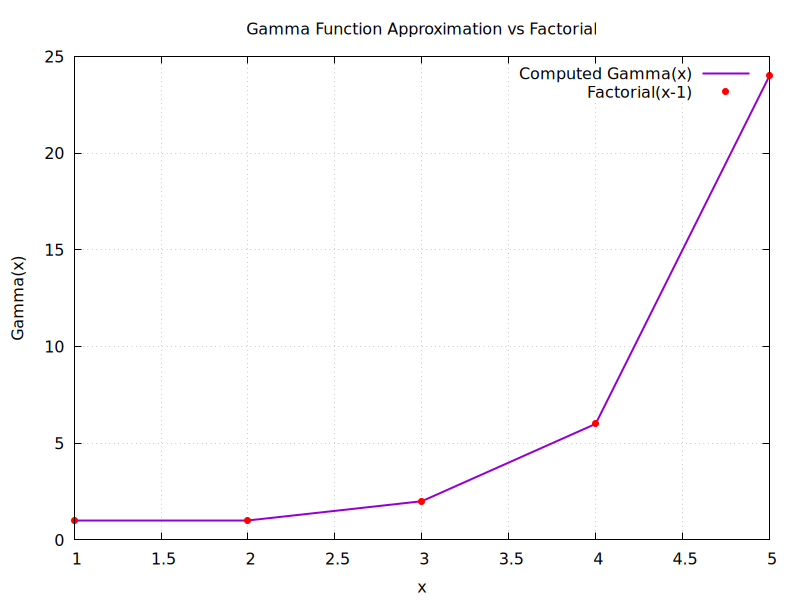

The gnuplot source for this figure:
set terminal pngcairo enhanced size 800,600
set output 'gamma_plot.png'
set title 'Gamma Function Approximation vs Factorial'
set xlabel 'x'
set ylabel 'Gamma(x)'
set grid
plot \
    'gamma_data.txt' using 1:2 with lines lw 2 title 'Computed Gamma(x)', \
    'gamma_data.txt' using 1:3 with points pt 7 lc 'red' title 'Factorial(x-1)'
